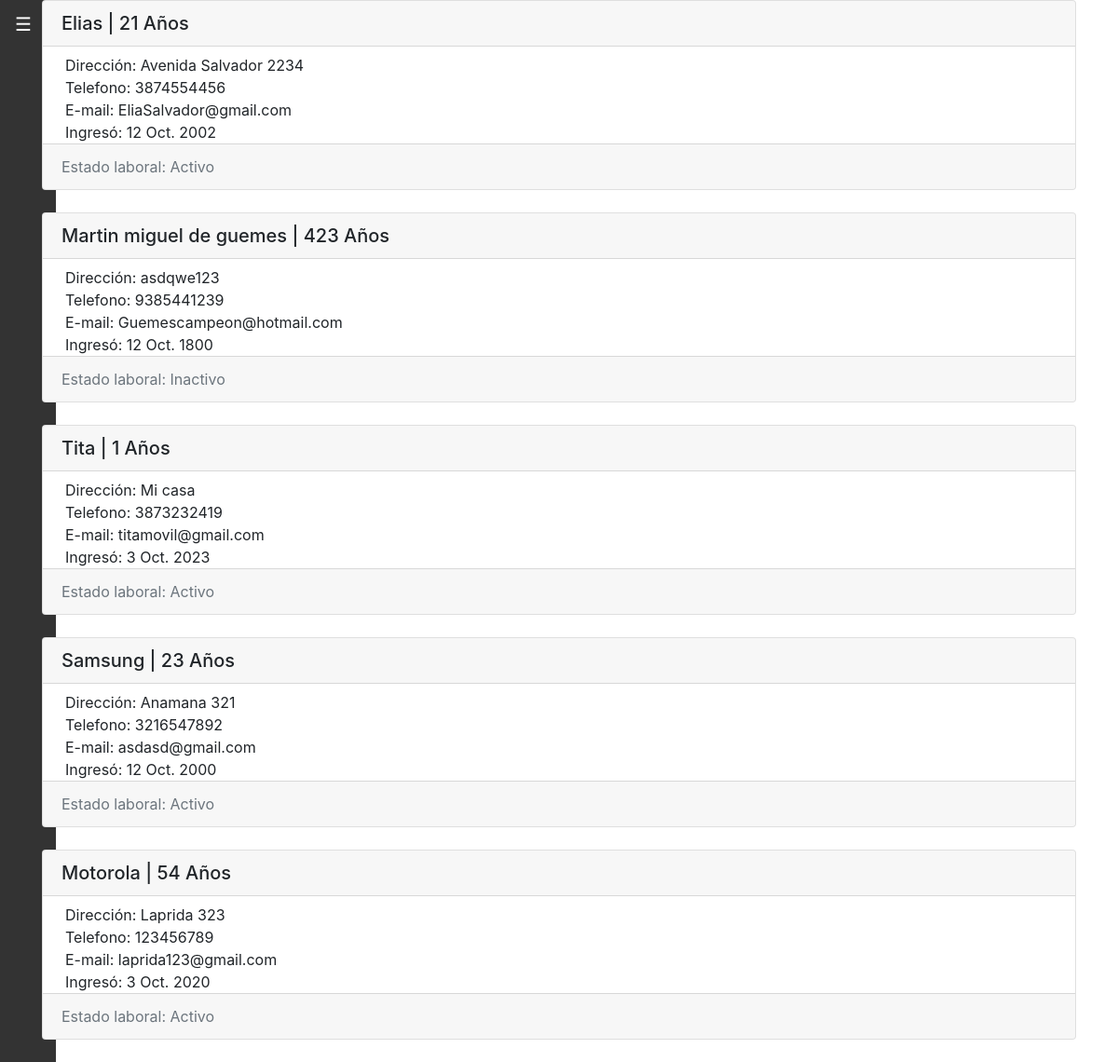
/empleados/, run on the app's committed database.
### employee_audit/models.py (models this page shows, shortened)
class Empleado(models.Model):
    ESTADO_CHOICES = [
        ('Activo', 'Activo'),
        ('Inactivo', 'Inactivo'),
    ]
    id = models.AutoField(primary_key=True)
    nombre = models.CharField(verbose_name="Empleados", max_length=100)
    estado = models.CharField(max_length=10, choices=ESTADO_CHOICES, default='Activo')
    edad = models.PositiveIntegerField(verbose_name="Edad", blank=True, null= True)
    direccion = models.CharField(max_length=255, blank=True, null= True)
    telefono = models.CharField(max_length=15, blank=True, null= True)
    email = models.EmailField(max_length=100, blank=True, null= True)
    fecha_de_ingreso = models.DateField(verbose_name="Fecha de Ingreso", blank=True, null= True)
    class Meta:
        verbose_name = "Empleado"
        verbose_name_plural = "Empleados"

### employee_audit/views.py (the view)
# urls.py: path("empleados/", EmployeeList.as_view(), name="empleados"),
class EmployeeList(ListView):
    model = Empleado

### employee_audit/templates/employee_audit/empleado_list.html (shortened to what this page needs)
{% extends 'employee_audit/base.html' %}
{% load static %}
{%block content %}
{% include 'includes/employee_menu.html' %}
<main role="main" class="container">
    {% if empleado_list %}
      <div class="list-group">
        {% for employee in empleado_list %}
            <div class="card">
              <h5 class="card-header">{{ employee.nombre }} | {{employee.edad}} Años</h5>
              <div class="row">
                <div class="col-lg-12">
                    <div class="text-left mt-2 mx-4"><span>Dirección: {{employee.direccion}}</span></div>
                </div>
                <div class="col-lg-12">
                  <div class="text-left mx-4"><span>Telefono: {{employee.telefono}}</span></div>
                </div>
                <div class="col-lg-12">
                  <div class="text-left mx-4"><span>E-mail:  {{employee.email}}</span></div>
                </div>
                <div class="col-lg-12">
                  <div class="text-left mx-4"><span>Ingresó:  {{employee.fecha_de_ingreso}}</span></div>
               </div>
            </div>
              <div class="card-footer text-muted">
                Estado laboral: {{employee.estado}}
              </div>
            </div>
            <br>
        {% endfor %}
    </div>
    {% endif %}
</main>
{%endblock%}

### employee_audit/static/css/main.css (style rules this page uses)
:root { --jumbotron-padding-y: 3rem; }

### data on the page
Empleado: nombre "Elias", edad "21", direccion "Avenida Salvador 2234", telefono "3874554456", email "EliaSalvador@gmail.com", fecha_de_ingreso "12 Oct. 2002", estado "Activo"
Empleado: nombre "Martin miguel de guemes", edad "423", direccion "asdqwe123", telefono "9385441239", email "Guemescampeon@hotmail.com", fecha_de_ingreso "12 Oct. 1800", estado "Inactivo"
Empleado: nombre "Tita", edad "1", direccion "Mi casa", telefono "3873232419", email "titamovil@gmail.com", fecha_de_ingreso "3 Oct. 2023", estado "Activo"
Empleado: nombre "Samsung", edad "23", direccion "Anamana 321", telefono "3216547892", email "asdasd@gmail.com", fecha_de_ingreso "12 Oct. 2000", estado "Activo"
Empleado: nombre "Motorola", edad "54", direccion "Laprida 323", telefono "123456789", email "laprida123@gmail.com", fecha_de_ingreso "3 Oct. 2020", estado "Activo"
